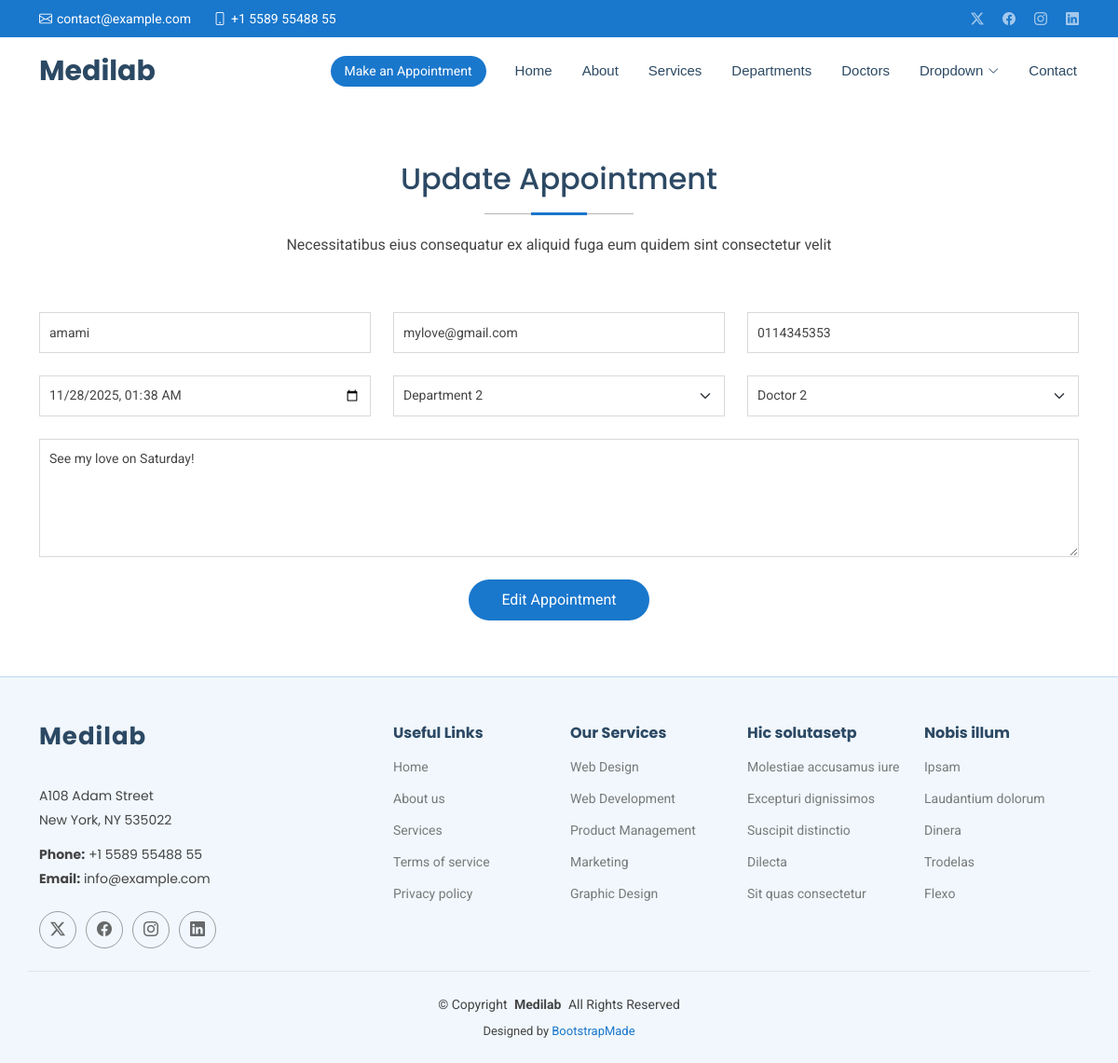
/show/edit/1, run on the app's committed database.
### myChapos/models.py (models this page shows, shortened)
class Appointment(models.Model):
    name = models.CharField(max_length=20)
    email = models.EmailField()
    phone = models.CharField(max_length=20)
    datetime = models.DateTimeField()
    department = models.CharField(max_length=20)
    doctors = models.CharField(max_length=20)
    message = models.TextField()

### myChapos/views.py (the view)
# urls.py: path('show/edit/<int:id>', views.edit),
def edit(request, id):
    editappointment = get_object_or_404(Appointment, id=id)
    if request.method == 'POST':
        editappointment.name = request.POST.get('name')
        editappointment.email = request.POST.get('email')
        editappointment.phone = request.POST.get('phone')
        editappointment.datetime = request.POST.get('date')
        editappointment.department = request.POST.get('department')
        editappointment.doctors = request.POST.get('doctor')
        editappointment.message = request.POST.get('message')
        editappointment.save()
        messages.success(request, 'umechange iyo samo vismooth')
        return render(request, 'edit.html')
    else:
        return render(request, 'edit.html', context={'editappointment': editappointment})

### templates/edit.html (shortened to what this page needs)
{% extends "starter-page.html" %}
{% load static %}
{% block content %}
    <section id="appointment" class="appointment section">
      <div class="container section-title" data-aos="fade-up">
        <h2>Update Appointment</h2>
        <p>Necessitatibus eius consequatur ex aliquid fuga eum quidem sint consectetur velit</p>
      </div>
      <div class="container" data-aos="fade-up" data-aos-delay="100">
        <form method="post" action="{% url 'edit' editappointment.id %}" class="php-email-form">
          <div class="row">
            <div class="col-md-4 form-group">
              <input type="text" value="{{ editappointment.name }}" name="name" class="form-control" id="name" placeholder="Your Name" required="">
            </div>
            <div class="col-md-4 form-group mt-3 mt-md-0">
              <input type="email" value="{{ editappointment.email }}" class="form-control" name="email" id="email" placeholder="Your Email" required="">
            </div>
            <div class="col-md-4 form-group mt-3 mt-md-0">
              <input type="tel" value="{{ editappointment.phone }}" class="form-control" name="phone" id="phone" placeholder="Your Phone" required="">
            </div>
          </div>
          <div class="row">
            <div class="col-md-4 form-group mt-3">
              <input type="datetime-local" value="{{ editappointment.datetime|date:'Y-m-d\\TH:i' }}" name="date" class="form-control datepicker" id="date" placeholder="Appointment Date" required="">
            </div>
            <div class="col-md-4 form-group mt-3">
              <select name="department" value="{{ editappointment.department }}" id="department" class="form-select" required="">
                <option value="Department 2" {% if editappointment.department == "Department 2" %} selected  {% endif %}>Department 2</option>
              </select>
            </div>
            <div class="col-md-4 form-group mt-3">
              <select name="doctor" value="{{ editappointment.doctors }}" id="doctor" class="form-select" required="">
                <option value="Doctor 2" {% if editappointment.doctors == "Doctor 2" %} selected  {% endif %}>Doctor 2</option>
              </select>
            </div>
          </div>
          <div class="form-group mt-3">
            <textarea class="form-control" value="{{ editappointment.message }}" name="message" rows="5" placeholder="Message (Optional)">{{ editappointment.message }}</textarea>
          </div>
          <div class="mt-3">
            <div class="text-center"><button type="submit">Edit Appointment</button></div>
          </div>
        </form>
      </div>
    </section>
{% endblock content%}

### static/assets/css/main.css (style rules this page uses)
:root { --default-font: "Roboto", system-ui, -apple-system, "Segoe UI", Roboto, "Helvetica Neue", Arial, "Noto Sans", "Liberation Sans", sans-serif, "Apple Color Emoji", "Segoe UI Emoji", "Segoe UI Symbol", "Noto Color Emoji"; --heading-font: "Poppins", sans-serif; --nav-font: "Raleway", sans-serif; }
:root { --background-color: #ffffff; --default-color: #444444; --heading-color: #2c4964; --accent-color: #1977cc; --surface-color: #ffffff; --contrast-color: #ffffff; }
:root { --nav-color: #2c4964; --nav-hover-color: #1977cc; --nav-mobile-background-color: #ffffff; --nav-dropdown-background-color: #ffffff; --nav-dropdown-color: #2c4964; --nav-dropdown-hover-color: #1977cc; }
:root { scroll-behavior: smooth; }
body { color: var(--default-color); background-color: var(--background-color); font-family: var(--default-font); }
h1, h2, h3, h4, h5, h6 { color: var(--heading-color); font-family: var(--heading-font); }
section, .section { color: var(--default-color); background-color: var(--background-color); padding: 60px 0; scroll-margin-top: 72px; overflow: clip; }
.section-title { text-align: center; padding-bottom: 60px; position: relative; }
.section-title h2 { font-size: 32px; font-weight: 500; margin-bottom: 20px; padding-bottom: 20px; position: relative; }
.section-title h2:before { content: ""; position: absolute; display: block; width: 160px; height: 1px; background: color-mix(in srgb, var(--default-color), transparent 60%); left: 0; right: 0; bottom: 1px; margin: auto; }
.section-title h2::after { content: ""; position: absolute; display: block; width: 60px; height: 3px; background: var(--accent-color); left: 0; right: 0; bottom: 0; margin: auto; }
.section-title p { margin-bottom: 0; }
.appointment .php-email-form { width: 100%; }
.appointment .php-email-form .form-group { padding-bottom: 8px; }
.appointment .php-email-form input, .appointment .php-email-form textarea, .appointment .php-email-form select { color: var(--default-color); background-color: transparent; border-color: color-mix(in srgb, var(--default-color), transparent 80%); border-radius: 0; box-shadow: none; font-size: 14px; padding: 10px !important; }
.appointment .php-email-form input::placeholder, .appointment .php-email-form textarea::placeholder, .appointment .php-email-form select::placeholder { color: color-mix(in srgb, var(--default-color), transparent 70%); }
.appointment .php-email-form input, .appointment .php-email-form select { height: 44px; }
.appointment .php-email-form textarea { padding: 10px 12px; }
.appointment .php-email-form button[type=submit] { background: var(--accent-color); border: 0; padding: 10px 35px; color: #fff; transition: 0.4s; border-radius: 50px; }

### data on the page
Appointment: name "amami", email "mylove@gmail.com", phone "0114345353", date "11/28/2025 01:38", department "Department 2", doctor "Doctor 2", message "See my love on Saturday!"
